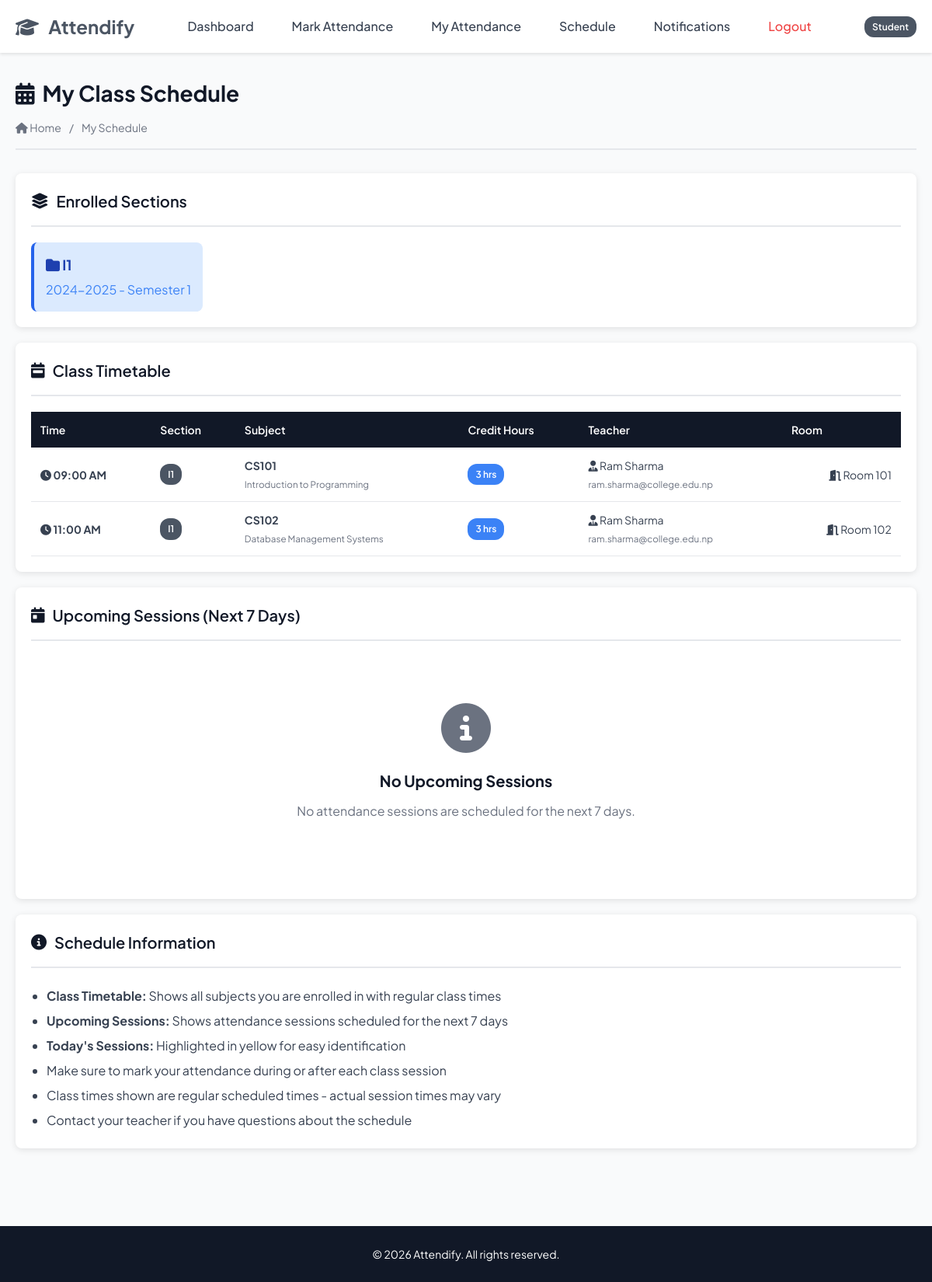
Page /student/my_schedule.php (signed in) on the committed database.
### tables this page shows
CREATE TABLE `sections` (
  `section_id` int(11) NOT NULL AUTO_INCREMENT,
  `teacher_id` int(11) DEFAULT NULL,
  `section_name` varchar(10) NOT NULL,
  `semester` int(11) NOT NULL,
  `academic_year` varchar(9) NOT NULL,
  `total_students` int(11) DEFAULT 0,
  `is_active` tinyint(1) DEFAULT 1,
  PRIMARY KEY (`section_id`),
  UNIQUE KEY `section_name` (`section_name`),
  KEY `teacher_id` (`teacher_id`),
  KEY `idx_section_name` (`section_name`),
  KEY `idx_academic_year` (`academic_year`),
  KEY `idx_active_sections` (`is_active`),
  CONSTRAINT `sections_ibfk_1` FOREIGN KEY (`teacher_id`) REFERENCES `teachers` (`teacher_id`) ON DELETE SET NULL ON UPDATE CASCADE
);

CREATE TABLE `section_subjects` (
  `section_subject_id` int(11) NOT NULL AUTO_INCREMENT,
  `section_id` int(11) NOT NULL,
  `subject_id` int(11) NOT NULL,
  `teacher_id` int(11) NOT NULL,
  `academic_year` varchar(9) NOT NULL,
  `semester` enum('I1','I2','I3','I4') NOT NULL,
  `class_time` time DEFAULT NULL,
  `room_number` varchar(20) DEFAULT NULL,
  PRIMARY KEY (`section_subject_id`),
  UNIQUE KEY `unique_section_subject` (`section_id`,`subject_id`,`academic_year`),
  KEY `subject_id` (`subject_id`),
  KEY `idx_section_subject` (`section_id`,`subject_id`),
  KEY `idx_teacher_subject` (`teacher_id`,`subject_id`),
  CONSTRAINT `section_subjects_ibfk_1` FOREIGN KEY (`section_id`) REFERENCES `sections` (`section_id`) ON DELETE CASCADE ON UPDATE CASCADE,
  CONSTRAINT `section_subjects_ibfk_2` FOREIGN KEY (`subject_id`) REFERENCES `subjects` (`subject_id`) ON DELETE CASCADE ON UPDATE CASCADE,
  CONSTRAINT `section_subjects_ibfk_3` FOREIGN KEY (`teacher_id`) REFERENCES `teachers` (`teacher_id`) ON DELETE CASCADE ON UPDATE CASCADE
);

CREATE TABLE `subjects` (
  `subject_id` int(11) NOT NULL AUTO_INCREMENT,
  `subject_code` varchar(20) NOT NULL,
  `subject_name` varchar(100) NOT NULL,
  `credit_hours` int(11) NOT NULL,
  `description` text DEFAULT NULL,
  PRIMARY KEY (`subject_id`),
  UNIQUE KEY `subject_code` (`subject_code`),
  KEY `idx_subject_code` (`subject_code`),
  KEY `idx_subject_name` (`subject_name`)
);

CREATE TABLE `teachers` (
  `teacher_id` int(11) NOT NULL AUTO_INCREMENT,
  `user_id` int(11) NOT NULL,
  `first_name` varchar(50) NOT NULL,
  `last_name` varchar(50) NOT NULL,
  `email` varchar(100) DEFAULT NULL,
  `phone` varchar(15) DEFAULT NULL,
  `department` varchar(100) DEFAULT NULL,
  `joining_date` date DEFAULT NULL,
  PRIMARY KEY (`teacher_id`),
  UNIQUE KEY `email` (`email`),
  KEY `user_id` (`user_id`),
  KEY `idx_teacher_name` (`first_name`,`last_name`),
  KEY `idx_department` (`department`),
  CONSTRAINT `teachers_ibfk_1` FOREIGN KEY (`user_id`) REFERENCES `users` (`user_id`) ON DELETE CASCADE ON UPDATE CASCADE
);

### config.php (called while the page is built, shortened)
<?php
function formatTime($time) {
    return date('h:i A', strtotime($time));
}
function e($string) {
    return htmlspecialchars($string, ENT_QUOTES, 'UTF-8');
}
?>

### student/my_schedule.php (the view, shortened to what this page needs)
<?php
require_once '../config.php';
$student_id = $_SESSION['student_id'];
$sections_sql = "SELECT DISTINCT sec.section_id, sec.section_name, sec.academic_year, sec.semester
                FROM ENROLLMENTS e
                JOIN SECTIONS sec ON e.section_id = sec.section_id
                WHERE e.student_id = ? AND e.status = 'active'";
$sections_stmt = $conn->prepare($sections_sql);
$sections_stmt->bind_param("i", $student_id);
$sections_stmt->execute();
$sections_result = $sections_stmt->get_result();
$schedule_sql = "SELECT
    ss.section_subject_id,
    ss.class_time,
    ss.room_number,
    sec.section_name,
    sub.subject_code,
    sub.subject_name,
    sub.credit_hours,
    CONCAT(t.first_name, ' ', t.last_name) as teacher_name,
    t.email as teacher_email
FROM ENROLLMENTS e
JOIN SECTIONS sec ON e.section_id = sec.section_id
JOIN SECTION_SUBJECTS ss ON sec.section_id = ss.section_id
JOIN SUBJECTS sub ON ss.subject_id = sub.subject_id
JOIN TEACHERS t ON ss.teacher_id = t.teacher_id
WHERE e.student_id = ? AND e.status = 'active'
ORDER BY ss.class_time ASC, sub.subject_code ASC";
$schedule_stmt = $conn->prepare($schedule_sql);
$schedule_stmt->bind_param("i", $student_id);
$schedule_stmt->execute();
$schedule_result = $schedule_stmt->get_result();
$upcoming_sessions_sql = "SELECT
    ats.session_id,
    ats.session_date,
    ats.start_time,
    ats.end_time,
    ats.session_type,
    sub.subject_code,
    sub.subject_name,
    sec.section_name,
    CONCAT(t.first_name, ' ', t.last_name) as teacher_name
FROM ATTENDANCE_SESSIONS ats
JOIN SECTION_SUBJECTS ss ON ats.section_subject_id = ss.section_subject_id
JOIN SECTIONS sec ON ss.section_id = sec.section_id
JOIN SUBJECTS sub ON ss.subject_id = sub.subject_id
JOIN TEACHERS t ON ats.teacher_id = t.teacher_id
JOIN ENROLLMENTS e ON sec.section_id = e.section_id
WHERE e.student_id = ?
AND e.status = 'active'
AND ats.session_date BETWEEN CURDATE() AND DATE_ADD(CURDATE(), INTERVAL 7 DAY)
AND ats.is_active = 1
ORDER BY ats.session_date ASC, ats.start_time ASC";
$upcoming_stmt = $conn->prepare($upcoming_sessions_sql);
$upcoming_stmt->bind_param("i", $student_id);
$upcoming_stmt->execute();
$upcoming_result = $upcoming_stmt->get_result();
include '../includes/header.php';
?>
<div class="page-header">
    <div>
        <h1><i class="fas fa-calendar-alt"></i> My Class Schedule</h1>
        <div class="breadcrumb">
            <a href="dashboard.php"><i class="fas fa-home"></i> Home</a>
            <span>/</span>
            <span>My Schedule</span>
        </div>
    </div>
</div>
<?php if ($sections_result->num_rows > 0): ?>
    <div class="card">
        <div class="card-header">
            <h2 class="card-title"><i class="fas fa-layer-group"></i> Enrolled Sections</h2>
        </div>
        <div class="card-body">
            <div style="display: flex; gap: 15px; flex-wrap: wrap;">
                <?php while ($section = $sections_result->fetch_assoc()): ?>
                    <div style="padding: 15px; background-color: #dbeafe; border-radius: 8px; border-left: 4px solid #2563eb;">
                        <div style="font-size: 18px; font-weight: bold; color: #1e40af;">
                            <i class="fas fa-folder"></i> <?php echo e($section['section_name']); ?>
                        </div>
                        <div style="color: #3b82f6; margin-top: 5px;">
                            <?php echo e($section['academic_year']); ?> - Semester <?php echo $section['semester']; ?>
                        </div>
                    </div>
                <?php endwhile; ?>
            </div>
        </div>
    </div>
<?php endif; ?>
<div class="card" style="margin-top: 20px;">
    <div class="card-header">
        <h2 class="card-title"><i class="fas fa-calendar-week"></i> Class Timetable</h2>
    </div>
    <div class="card-body">
        <?php if ($schedule_result->num_rows > 0): ?>
            <div class="table-responsive">
                <table>
                    <thead>
                        <tr>
                            <th>Time</th>
                            <th>Section</th>
                            <th>Subject</th>
                            <th>Credit Hours</th>
                            <th>Teacher</th>
                            <th>Room</th>
                        </tr>
                    </thead>
                    <tbody>
                        <?php while ($class = $schedule_result->fetch_assoc()): ?>
                            <tr>
                                <td>
                                    <?php if ($class['class_time']): ?>
                                        <strong><i class="fas fa-clock"></i> <?php echo formatTime($class['class_time']); ?></strong>
                                    <?php else: ?>
                                        <span class="text-muted">Not scheduled</span>
                                    <?php endif; ?>
                                </td>
                                <td>
                                    <span class="badge badge-primary"><?php echo e($class['section_name']); ?></span>
                                </td>
                                <td>
                                    <strong><?php echo e($class['subject_code']); ?></strong><br>
                                    <small class="text-muted"><?php echo e($class['subject_name']); ?></small>
                                </td>
                                <td>
                                    <span class="badge badge-info"><?php echo $class['credit_hours']; ?> hrs</span>
                                </td>
                                <td>
                                    <i class="fas fa-user-tie"></i> <?php echo e($class['teacher_name']); ?>
                                    <?php if ($class['teacher_email']): ?>
                                        <br><small class="text-muted"><?php echo e($class['teacher_email']); ?></small>
                                    <?php endif; ?>
                                </td>
                                <td>
                                    <?php if ($class['room_number']): ?>
                                        <i class="fas fa-door-open"></i> <?php echo e($class['room_number']); ?>
                                    <?php else: ?>
                                        <span class="text-muted">TBA</span>
                                    <?php endif; ?>
                                </td>
                            </tr>
                        <?php endwhile; ?>
                    </tbody>
                </table>
            </div>
        <?php endif; ?>
    </div>
</div>
<div class="card" style="margin-top: 20px;">
    <div class="card-header">
        <h2 class="card-title"><i class="fas fa-calendar-day"></i> Upcoming Sessions (Next 7 Days)</h2>
    </div>
    <div class="card-body">
        <?php if ($upcoming_result->num_rows > 0): ?>
            <div class="table-responsive">
                <table>
                    <thead>
                        <tr>
                            <th>Date</th>
                            <th>Day</th>
                            <th>Time</th>
                            <th>Section</th>
                            <th>Subject</th>
                            <th>Type</th>
                            <th>Teacher</th>
                        </tr>
                    </thead>
                    <tbody>
                        <?php while ($session = $upcoming_result->fetch_assoc()):
                            $day_of_week = date('l', strtotime($session['session_date']));
                            $is_today = $session['session_date'] == date('Y-m-d');
                        ?>
                            <tr <?php echo $is_today ? 'style="background-color: #fef3c7;"' : ''; ?>>
                                <td>
                                    <strong><?php echo formatDate($session['session_date']); ?></strong>
                                    <?php if ($is_today): ?>
                                        <span class="badge badge-warning" style="margin-left: 5px;">Today</span>
                                    <?php endif; ?>
                                </td>
                                <td><?php echo $day_of_week; ?></td>
                                <td>
                                    <i class="fas fa-clock"></i>
                                    <?php echo formatTime($session['start_time']) . ' - ' . formatTime($session['end_time']); ?>
                                </td>
                                <td><span class="badge badge-primary"><?php echo e($session['section_name']); ?></span></td>
                                <td>
                                    <strong><?php echo e($session['subject_code']); ?></strong><br>
                                    <small class="text-muted"><?php echo e($session['subject_name']); ?></small>
                                </td>
                                <td><span class="badge badge-info"><?php echo ucfirst($session['session_type']); ?></span></td>
                                <td><?php echo e($session['teacher_name']); ?></td>
                            </tr>
                        <?php endwhile; ?>
                    </tbody>
                </table>
            </div>
        <?php else: ?>
            <div class="empty-state">
                <i class="fas fa-info-circle"></i>
                <h3>No Upcoming Sessions</h3>
                <p>No attendance sessions are scheduled for the next 7 days.</p>
            </div>
        <?php endif; ?>
    </div>
</div>
<div class="card" style="margin-top: 20px;">
    <div class="card-header">
        <h2 class="card-title"><i class="fas fa-info-circle"></i> Schedule Information</h2>
    </div>
    <div class="card-body">
        <ul style="margin: 0; padding-left: 20px; line-height: 2;">
            <li><strong>Class Timetable:</strong> Shows all subjects you are enrolled in with regular class times</li>
            <li><strong>Upcoming Sessions:</strong> Shows attendance sessions scheduled for the next 7 days</li>
            <li><strong>Today's Sessions:</strong> Highlighted in yellow for easy identification</li>
            <li>Make sure to mark your attendance during or after each class session</li>
            <li>Class times shown are regular scheduled times - actual session times may vary</li>
            <li>Contact your teacher if you have questions about the schedule</li>
        </ul>
    </div>
</div>
<?php
include '../includes/footer.php';
?>

### css/styles.css (style rules this page uses)
* { margin: 0; padding: 0; box-sizing: border-box; }
:root { --primary-color: #4b5563; --secondary-color: #6366f1; --danger-color: #ef4444; --warning-color: #f59e0b; --info-color: #3b82f6; --dark-color: #111827; --light-color: #f9fafb; --white-color: #ffffff; --border-color: #e5e7eb; --text-color: #374151; --text-muted: #6b7280; --success-color: #10b981; }
body { font-family: 'Plus Jakarta Sans', sans-serif; font-size: 16px; line-height: 1.6; color: var(--text-color); background-color: var(--light-color); }
a { text-decoration: none; color: var(--primary-color); transition: color 0.3s ease; }
.card { background-color: var(--white-color); border-radius: 8px; box-shadow: 0 2px 8px rgba(0, 0, 0, 0.1); padding: 20px; margin-bottom: 20px; }
.card-header { border-bottom: 2px solid var(--border-color); padding-bottom: 15px; margin-bottom: 20px; }
.card-title { font-size: 20px; font-weight: 600; color: var(--dark-color); display: flex; align-items: center; gap: 10px; }
.card-body { padding: 0; }
.table-responsive { overflow-x: auto; margin-top: 20px; }
table { width: 100%; border-collapse: collapse; background-color: var(--white-color); }
table thead { background-color: var(--dark-color); color: var(--white-color); }
table thead th { padding: 12px; text-align: left; font-weight: 600; font-size: 14px; }
table tbody tr { border-bottom: 1px solid var(--border-color); transition: background-color 0.2s ease; }
table tbody td { padding: 12px; font-size: 14px; }
table tbody td:last-child { text-align: right; }
.badge { display: inline-block; padding: 4px 10px; font-size: 12px; font-weight: 600; border-radius: 12px; color: var(--white-color); }
.badge-primary { background-color: var(--primary-color); }
.badge-info { background-color: var(--info-color); }
.page-header { display: flex; justify-content: space-between; align-items: center; margin-bottom: 30px; padding-bottom: 15px; border-bottom: 2px solid var(--border-color); }
.page-header h1 { font-size: 28px; color: var(--dark-color); display: flex; align-items: center; gap: 10px; }
.breadcrumb { display: flex; gap: 10px; align-items: center; font-size: 14px; color: var(--text-muted); margin-top: 10px; }
.breadcrumb a { color: var(--text-muted); }
.empty-state { text-align: center; padding: 60px 20px; }
.empty-state i { font-size: 64px; color: var(--text-muted); margin-bottom: 20px; }
.empty-state h3 { font-size: 20px; color: var(--dark-color); margin-bottom: 10px; }
.empty-state p { color: var(--text-muted); margin-bottom: 20px; }
.text-muted { color: var(--text-muted); }

### rows in the picture
sections: section_name "I1", academic_year "2024-2025", semester "1"
section_subjects: class_time "09:00 AM", section.section_name "I1", subject.subject_code "CS101", subject.subject_name "Introduction to Programming", subject.credit_hours "3", teacher_name "Ram Sharma", teacher.email "ram.sharma@college.edu.np", room_number "Room 101"
section_subjects: class_time "11:00 AM", section.section_name "I1", subject.subject_code "CS102", subject.subject_name "Database Management Systems", subject.credit_hours "3", teacher_name "Ram Sharma", teacher.email "ram.sharma@college.edu.np", room_number "Room 102"

### other values in the picture
$_SESSION['user_type'] "Student"
